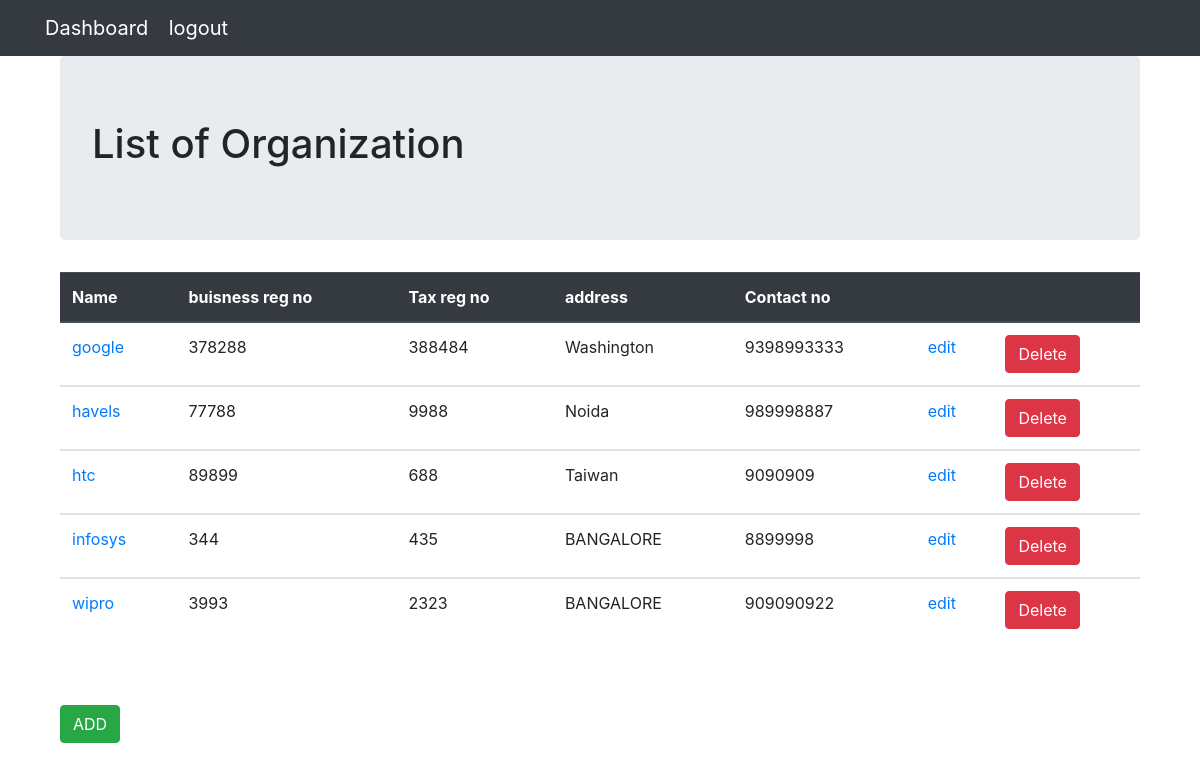
The app's page /first_app/entitys/ (signed in) with its own data.
### first_app/models.py (models this page shows, shortened)
class Entity(models.Model):
    entity_name = models.CharField(max_length=264)
    buisness_reg_no = models.IntegerField(unique=True)
    Tax_reg_no = models.IntegerField(unique=True)
    address = models.CharField(max_length = 264)
    reg_date = models.DateField(auto_now_add=True)
    contact_no = models.IntegerField()
    created_at = models.DateTimeField(auto_now_add=True)
    updated_at = models.DateTimeField(auto_now=True)

### first_app/views.py (the view)
# urls.py: path('entitys/', views.entitys, name='entitys'),
@login_required
def entitys(request):
    entity_list = Entity.objects.order_by('entity_name')
    return render(request,'first_app/entity_list.html',{'entity':entity_list})

### templates/first_app/entity_list.html
{% extends 'first_app/base.html' %}
{% block body_block %}
{% if user.is_authenticated %}
       <div class="container">
        <div class="jumbotron">
          <h1>List of Organization </h1>
        </div>
        <div class="djangotwo">
            {% if entity %}
              <table class="table">
                <thead class="thead-dark">
                  <tr>
                    <th scope="col">Name</th>
                    <th scope="col">buisness reg no</th>
                    <th scope="col">Tax reg no</th>
                    <th scope="col">address</th>
                    <th scope="col">Contact no</th>
                    <th scope="col">   </th>
                    <th scope="col">   </th>
                  </tr>
                </thead>
                {% for acc in entity %}
                <tbody>
                  <tr>
                    <td><a href="{% url 'prog'  pk=acc.pk  %}">{{acc.entity_name}}</a></td>
                    <td>{{acc.buisness_reg_no}}</td>
                    <td>{{acc.Tax_reg_no}}</td>
                    <td>{{acc.address}}</td>
                    <td>{{acc.contact_no}}</td>
                    <td><a href="{% url 'updatentity' pk=acc.pk %}">edit</a> </td>
                    <td><a href="{% url 'deletentity' pk=acc.pk %}"><button class="btn btn-danger">Delete</button></a></td>
                  </tr>
                  {% endfor %}
                </tbody>
              </table>
             <br>
             {% else %}
             no data
            {% endif %}
            <br>
            <a href="{% url 'addorg' %}"><button class="btn btn-success">ADD</button>
      </div>
    </div>
{% else %}
<h1>Please login</h1>
{% endif %}
{% endblock %}

### templates/first_app/base.html (shortened to what this page needs)
<!DOCTYPE html>
<html>
  <head>
    <link rel="stylesheet" href="https://stackpath.bootstrapcdn.com/bootstrap/4.4.1/css/bootstrap.min.css">
  </head>
  <body>
    <nav class="navbar navbar-dark bg-dark">
      <div class="container">
        <ul class="nav navbar-nav">
          {% if user.is_authenticated %}
          <div>  <a class="navbar-brand" href="{% url 'front' %}">Dashboard</a> <a class="navbar-brand" href="{% url 'logout' %}">logout</a>
          </div>
          {% else %}   <div>  <a class="navbar-brand" href="{% url 'register' %}">Sign up</a> <a class="navbar-brand" href="{% url 'login' %}">login</a>
          </div>
          {% endif %}
        </ul>
      </div>
    </nav>
    <div class="container">
    {% block body_block %}
    {% endblock %}
    </div>
  </body>
</html>

### templates/first_app/base.html (style rules this page uses)
a { display: inline; }

### records on screen
Entity: entity_name "google", buisness_reg_no "378288", Tax_reg_no "388484", address "Washington", contact_no "9398993333"
Entity: entity_name "havels", buisness_reg_no "77788", Tax_reg_no "9988", address "Noida", contact_no "989998887"
Entity: entity_name "htc", buisness_reg_no "89899", Tax_reg_no "688", address "Taiwan", contact_no "9090909"
Entity: entity_name "infosys", buisness_reg_no "344", Tax_reg_no "435", address "BANGALORE", contact_no "8899998"
Entity: entity_name "wipro", buisness_reg_no "3993", Tax_reg_no "2323", address "BANGALORE", contact_no "909090922"
